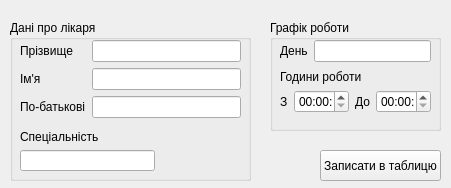
<?xml version="1.0" encoding="UTF-8"?>
<ui version="4.0">
 <class>adddoctor</class>
 <widget class="QWidget" name="adddoctor">
  <property name="geometry">
   <rect>
    <x>0</x>
    <y>0</y>
    <width>451</width>
    <height>188</height>
   </rect>
  </property>
  <property name="windowTitle">
   <string>Form</string>
  </property>
  <widget class="QPushButton" name="pushButton">
   <property name="geometry">
    <rect>
     <x>320</x>
     <y>150</y>
     <width>121</width>
     <height>31</height>
    </rect>
   </property>
   <property name="text">
    <string>Записати в таблицю</string>
   </property>
  </widget>
  <widget class="QGroupBox" name="groupBox">
   <property name="geometry">
    <rect>
     <x>270</x>
     <y>20</y>
     <width>171</width>
     <height>111</height>
    </rect>
   </property>
   <property name="title">
    <string>Графік роботи</string>
   </property>
   <widget class="QWidget" name="">
    <property name="geometry">
     <rect>
      <x>10</x>
      <y>50</y>
      <width>151</width>
      <height>43</height>
     </rect>
    </property>
    <layout class="QVBoxLayout" name="verticalLayout_3">
     <item>
      <widget class="QLabel" name="label_7">
       <property name="text">
        <string>Години роботи</string>
       </property>
      </widget>
     </item>
     <item>
      <layout class="QHBoxLayout" name="horizontalLayout">
       <item>
        <widget class="QLabel" name="label_8">
         <property name="text">
          <string>З</string>
         </property>
        </widget>
       </item>
       <item>
        <widget class="QTimeEdit" name="timeEdit"/>
       </item>
       <item>
        <widget class="QLabel" name="label_9">
         <property name="text">
          <string>До</string>
         </property>
        </widget>
       </item>
       <item>
        <widget class="QTimeEdit" name="timeEdit_2"/>
       </item>
      </layout>
     </item>
    </layout>
   </widget>
   <widget class="QWidget" name="">
    <property name="geometry">
     <rect>
      <x>10</x>
      <y>20</y>
      <width>151</width>
      <height>22</height>
     </rect>
    </property>
    <layout class="QHBoxLayout" name="horizontalLayout_2">
     <item>
      <widget class="QLabel" name="label_6">
       <property name="text">
        <string>День</string>
       </property>
      </widget>
     </item>
     <item>
      <widget class="QLineEdit" name="lineEdit_5"/>
     </item>
    </layout>
   </widget>
  </widget>
  <widget class="QGroupBox" name="groupBox_2">
   <property name="geometry">
    <rect>
     <x>10</x>
     <y>20</y>
     <width>241</width>
     <height>161</height>
    </rect>
   </property>
   <property name="title">
    <string>Дані про лікаря</string>
   </property>
   <widget class="QWidget" name="">
    <property name="geometry">
     <rect>
      <x>10</x>
      <y>20</y>
      <width>221</width>
      <height>81</height>
     </rect>
    </property>
    <layout class="QGridLayout" name="gridLayout">
     <item row="0" column="0">
      <widget class="QLabel" name="label">
       <property name="text">
        <string>Прізвище</string>
       </property>
      </widget>
     </item>
     <item row="0" column="1">
      <widget class="QLineEdit" name="lineEdit"/>
     </item>
     <item row="1" column="0">
      <widget class="QLabel" name="label_2">
       <property name="text">
        <string>Ім'я</string>
       </property>
      </widget>
     </item>
     <item row="1" column="1">
      <widget class="QLineEdit" name="lineEdit_2"/>
     </item>
     <item row="2" column="0">
      <widget class="QLabel" name="label_3">
       <property name="text">
        <string>По-батькові</string>
       </property>
      </widget>
     </item>
     <item row="2" column="1">
      <widget class="QLineEdit" name="lineEdit_3"/>
     </item>
    </layout>
   </widget>
   <widget class="QWidget" name="">
    <property name="geometry">
     <rect>
      <x>10</x>
      <y>110</y>
      <width>135</width>
      <height>41</height>
     </rect>
    </property>
    <layout class="QVBoxLayout" name="verticalLayout">
     <item>
      <widget class="QLabel" name="label_4">
       <property name="text">
        <string>Спеціальність</string>
       </property>
      </widget>
     </item>
     <item>
      <widget class="QLineEdit" name="lineEdit_4"/>
     </item>
    </layout>
   </widget>
  </widget>
 </widget>
 <resources/>
 <connections/>
</ui>
